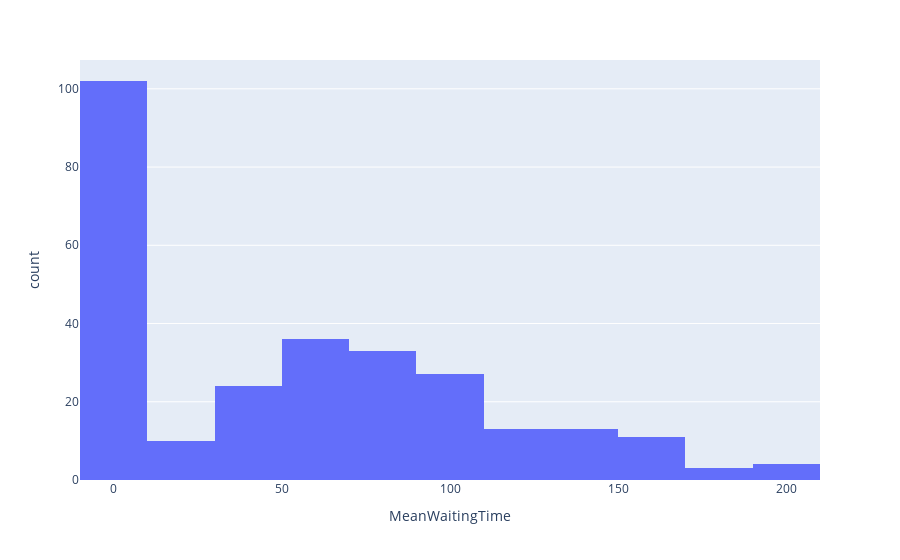

Write notebook code for a chart like this one.
### Code cell
px.histogram(nodes_df, x='MeanWaitingTime')

### Figure 1 — Plotly figure (JSON) as saved in the notebook; plotly's stock layout.template omitted (floating-point values rounded to 4 significant figures; data arrays with more than 128 entries replaced by an {"elided": "..."} marker saying what was removed)
{"data": [{"alignmentgroup": "True", "bingroup": "x", "hovertemplate": "MeanWaitingTime=%{x}<br>count=%{y}<extra></extra>", "legendgroup": "", "marker": {"color": "#636efa", "pattern": {"shape": ""}}, "name": "", "offsetgroup": "", "orientation": "v", "showlegend": false, "type": "histogram", "x": {"elided": "276 float values"}, "xaxis": "x", "yaxis": "y"}], "layout": {"barmode": "relative", "legend": {"tracegroupgap": 0}, "margin": {"t": 60}, "xaxis": {"anchor": "y", "domain": [0, 1], "title": {"text": "MeanWaitingTime"}}, "yaxis": {"anchor": "x", "domain": [0, 1], "title": {"text": "count"}}}}
